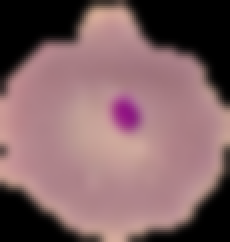
#> input picture 2-Data Acquisition & Understanding/csv/Parastized_GaussianBlur.png, 115 x 121 px, given in place of C33P1thinF_IMG_20150619_121229a_cell_177.png, which was not available (shown 2 times larger)
$ jupyter execute --allow-errors 'Data Acquisition & Understanding.ipynb'   (shell and % lines are left out)   (text cells are left out)
#> lines starting #> are read from the running program, lines starting #| are printed output that depends on the picture; after the words box and inside, x2 and y2 are one past the last pixel; in counts of white or black regions, pixels touching at a corner belong together; pictures that were not available may be replaced by others from this repository, and a replacement may not be noted
[cell 1]
# Importing the necessary modules
%pylab inline
import matplotlib.pyplot as plt
import matplotlib.image as mpimg
import csv
import glob
import pandas as pd
import os
import cv2
import numpy as np
import tensorflow as tf
from tensorflow.keras.preprocessing.image import ImageDataGenerator
import seaborn as sns

[cell 2]
# Getting the path to the working directory
workingDir = "./raw_data/"
PATH = os.path.sep.join([workingDir, ""])

# Getting the path ot the training directory
train_dir = os.path.join(PATH, "cell_images")

# Getting the path to the validation directory
validation_dir = os.path.join(PATH, "cell_images")

[cell 3]
parasitized_train_dir = os.path.join(train_dir, "Parasitized")
uninfected_train_dir = os.path.join(train_dir, "Uninfected")


parasitized_val_dir = os.path.join(validation_dir, "Parasitized")
uninfected_val_dir = os.path.join(validation_dir, "Uninfected")

[cell 4]
parasitized_images = len(os.listdir(parasitized_train_dir))
uninfected_images = len(os.listdir(uninfected_train_dir))

parasitized_images_val = len(os.listdir(parasitized_val_dir))
uninfected_images_val = len(os.listdir(uninfected_val_dir))


total_train = parasitized_images + uninfected_images
total_val = parasitized_images_val + uninfected_images_val


print("Total Training parasitized images: {}".format(parasitized_images));
print("Total Training uninfected images: {}".format(uninfected_images));
print("__________________________________________________________________________________________________________\n");


print("Total Validation parasitized images: {}".format(parasitized_images_val));
print("Total Validation uninfected images: {}".format(uninfected_images_val));
print("__________________________________________________________________________________________________________\n");

# Displaying the total values for the images in both the training and validation directory
print("Total Train: {}".format(total_train));
print("Total Validation: {}".format(total_val));

[cell 5]
# Setting the batch size,image height and width parameters
batch_size_train = 11023
batch_size_valid = 2756
IMG_HEIGHT = 98
IMG_WIDTH = 98

#> (a cell that did not finish here is left out)

#> (a cell that did not finish here is left out)

[cell 8]
def plot_image(path):
    img = mpimg.imread(path)
#> img is the input picture: shape (121, 115, 3) float32; mean R, G, B 0.503, 0.381, 0.391
    imgplot = plt.imshow(img)
    plt.show()

[cell 9]
Parastized_img_path = "raw_data/cell_images/Parasitized/C33P1thinF_IMG_20150619_121229a_cell_177.png"
plot_image(Parastized_img_path)

[cell 10]
im = cv2.imread(Parastized_img_path)

[cell 11]
im = cv2.GaussianBlur(im,(5,5),2) #(5,5) is the mask the larger the size better the blur
step2_path = 'Parastized_GaussianBlur.png'
cv2.imwrite(step2_path, im)
plot_image(step2_path)

[cell 12]
#convert to grayscale image
im_gray = cv2.cvtColor(im,cv2.COLOR_BGR2GRAY)
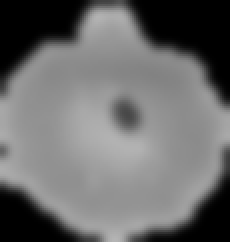
#> im_gray: shape (121, 115) (shown 2 times larger); min 0, max 180, mean 106.8
step3_path = 'Parastized_Gray.png'
cv2.imwrite(step3_path , im_gray)
#> Out = True

[cell 13]
ret,thresh = cv2.threshold(im_gray,127,255,0)
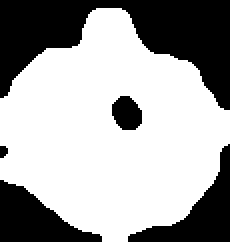
#> thresh: shape (121, 115) (shown 2 times larger); 64.5% white; 5 black regions
step4_path = 'Parastized_White.png'
cv2.imwrite(step4_path, thresh)
#> Out = True

[cell 14]
contours,_ = cv2.findContours(thresh,1,2)
#> contours = 2 contours; box (x1, y1, x2, y2) and area: (0, 4, 115, 121) 8999, (55, 47, 72, 66) 220
for contour in contours:
        cv2.drawContours(im_gray, contours, -1, (0,255,0), 3)
#> this loop made 2 passes
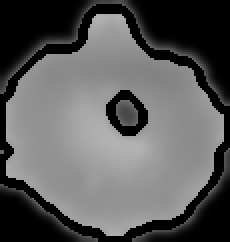
#> im_gray: shape (121, 115) (shown 2 times larger); 12.66% of pixels changed, all inside (x1, y1, x2, y2) = (0, 2, 115, 121)
step5_path = 'Parastized_Contour.png'
cv2.imwrite(step5_path, im_gray)
#> Out = True

[cell 15]
temp = []
for i in range(5):
    try:
        area = cv2.contourArea(contours[i])
        #file.write(str(area))
        temp.append(str(area))
    except:
        #file.write("0")
        temp.append(str(0))
#> this loop made 5 passes
#> area on passes 1 to 2: 220, 8999
#> after the loop, temp = ['220.0', '8999.0', '0', '0', '0']
print("Area = ")
temp
#> Out = ['220.0', '8999.0', '0', '0', '0']

[cell 16]
# CPU Intesive Task takes time to generate a data set
label = ["Parasitized","Uninfected"]
for l in label:
    dirList = glob.glob("cell_images/"+l+"/*.png")
    file = open("csv/data.csv","a")

    for img_path in dirList:

        im = cv2.imread(img_path)

        im = cv2.GaussianBlur(im,(5,5),2)


        im_gray = cv2.cvtColor(im,cv2.COLOR_BGR2GRAY)

        ret,thresh = cv2.threshold(im_gray,127,255,0)
        contours,_ = cv2.findContours(thresh,1,2)

        for contour in contours:
            cv2.drawContours(im_gray, contours, -1, (0,255,0), 3)


        cv2.imshow("window",im_gray)

        break


        file.write(label)
        file.write(",")

        for i in range(5):
            try:
                area = cv2.contourArea(contours[i])
                file.write(str(area))
            except:
                file.write("0")

            file.write(",")


        file.write("\n")


    cv2.waitKey(19000)

print("data.csv generation completed!")
